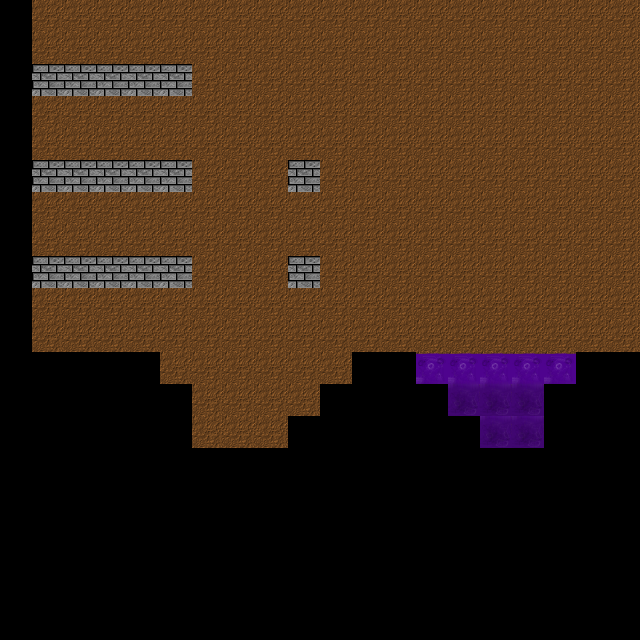

The image is a tile-based game level rendered from a .tmx file. Its description and complete source (layers, tilesets, objects, tile grids) follow:
An orthogonal 20x20 tile map with 32x32 px tiles, 2 tile layers (Kachelebene 1, Kachelebene 2) and 25 objects (15x Collision, 6x Picture, PlayerSpawn, Teleporter, EnemySpawnLeft).

<map version="1.0" orientation="orthogonal" width="20" height="20" tilewidth="32" tileheight="32">
 <tileset firstgid="1" name="wall" tilewidth="32" tileheight="32">
  <image source="wall.png" width="320" height="320" />
 </tileset>
 <layer name="Kachelebene 1" width="20" height="20">
  <data encoding="csv">
1,11,11,11,11,11,11,11,11,11,11,11,11,11,11,11,11,11,11,11,
1,11,11,11,11,11,11,11,11,11,11,11,11,11,11,11,11,11,11,11,
1,52,52,52,52,52,11,11,11,11,11,11,11,11,11,11,11,11,11,11,
1,11,11,11,11,11,11,11,11,11,11,11,11,11,11,11,11,11,11,11,
1,11,11,11,11,11,11,11,11,11,11,11,11,11,11,11,11,11,11,11,
1,52,52,52,52,52,11,11,11,52,11,11,11,11,11,11,11,11,11,11,
1,11,11,11,11,11,11,11,11,11,11,11,11,11,11,11,11,11,11,11,
1,11,11,11,11,11,11,11,11,11,11,11,11,11,11,11,11,11,11,11,
1,52,52,52,52,52,11,11,11,52,11,11,11,11,11,11,11,11,11,11,
1,11,11,11,11,11,11,11,11,11,11,11,11,11,11,11,11,11,11,11,
1,11,11,11,11,11,11,11,11,11,11,11,11,11,11,11,11,11,11,11,
1,1,1,1,1,11,11,11,11,11,11,1,1,11,11,11,11,11,1,1,
1,1,1,1,1,1,11,11,11,11,1,1,1,1,11,11,11,1,1,1,
1,1,1,1,1,1,11,11,11,1,1,1,1,1,1,11,11,1,1,1,
1,1,1,1,1,1,1,1,1,1,1,1,1,1,1,1,1,1,1,1,
1,1,1,1,1,1,1,1,1,1,1,1,1,1,1,1,1,1,1,1,
0,0,0,0,0,0,0,0,0,0,0,0,0,0,0,0,0,0,0,0,
0,0,0,0,0,0,0,0,0,0,0,0,0,0,0,0,0,0,0,0,
0,0,0,0,0,0,0,0,0,0,0,0,0,0,0,0,0,0,0,0,
0,0,0,0,0,0,0,0,0,0,0,0,0,0,0,0,0,0,0,0
</data>
 </layer>
 <layer name="Kachelebene 2" width="20" height="20">
  <data encoding="csv">
0,0,0,0,0,0,0,0,0,0,0,0,0,0,0,0,0,0,0,0,
0,0,0,0,0,0,0,0,0,0,0,0,0,0,0,0,0,0,0,0,
0,0,0,0,0,0,0,0,0,1,0,0,0,0,0,0,0,0,0,0,
0,0,0,0,0,0,0,0,0,0,0,0,0,0,0,0,0,0,0,0,
0,0,0,0,0,0,0,0,0,0,0,0,0,0,0,0,0,0,0,0,
0,0,0,0,0,0,0,0,0,1,0,0,0,0,0,0,0,0,0,0,
0,0,0,0,0,0,0,0,0,0,0,0,0,0,0,0,0,0,0,0,
0,0,0,0,0,0,0,0,0,0,0,0,0,0,0,0,0,0,0,0,
0,0,0,0,0,0,0,0,0,1,0,0,0,0,0,0,0,0,0,0,
0,0,0,0,0,0,0,0,0,0,0,0,0,0,0,0,0,0,0,0,
0,0,0,0,0,0,0,0,0,0,0,0,0,0,0,0,0,0,0,0,
0,0,0,0,0,0,0,0,0,0,0,0,0,21,21,21,21,21,0,0,
0,0,0,0,0,0,0,0,0,0,0,0,0,0,31,31,31,0,0,0,
0,0,0,0,0,0,0,0,0,0,0,0,0,0,0,31,31,0,0,0,
0,0,0,0,0,0,0,0,0,0,0,0,0,0,0,0,0,0,0,0,
0,0,0,0,0,0,0,0,0,0,0,0,0,0,0,0,0,0,0,0,
0,0,0,0,0,0,0,0,0,0,0,0,0,0,0,0,0,0,0,0,
0,0,0,0,0,0,0,0,0,0,0,0,0,0,0,0,0,0,0,0,
0,0,0,0,0,0,0,0,0,0,0,0,0,0,0,0,0,0,0,0,
0,0,0,0,0,0,0,0,0,0,0,0,0,0,0,0,0,0,0,0
</data>
 </layer>
 <objectgroup name="Kollision" width="20" height="20">
  <object type="Collision" x="0" y="352" width="160" height="160" />
  <object type="Collision" x="160" y="448" width="480" height="64" />
  <object type="Collision" x="288" y="416" width="192" height="32" />
  <object type="Collision" x="320" y="384" width="128" height="32" />
  <object type="Collision" x="352" y="352" width="64" height="32" />
  <object type="Collision" x="160" y="384" width="32" height="64" />
  <object type="Collision" x="544" y="384" width="96" height="64" />
  <object type="Collision" x="576" y="352" width="64" height="32" />
  <object type="Collision" x="0" y="160" width="192" height="32" />
  <object type="Collision" x="0" y="64" width="192" height="32" />
  <object type="Collision" x="0" y="256" width="192" height="32" />
  <object type="Collision" x="288" y="256" width="32" height="32" />
  <object type="Collision" x="0" y="0" width="32" height="352" />
  <object type="Collision" x="288" y="160" width="32" height="32" />
  <object type="Collision" x="288" y="128" width="32" height="32" />
 </objectgroup>
 <objectgroup name="Pictures" width="20" height="20">
  <object type="Picture" gid="14" x="96" y="64" />
  <object type="Picture" gid="4" x="96" y="32" />
  <object type="Picture" gid="14" x="32" y="64" />
  <object type="Picture" gid="4" x="32" y="32" />
  <object type="Picture" gid="13" x="96" y="64" />
  <object type="Picture" gid="3" x="96" y="32" />
 </objectgroup>
 <objectgroup name="EventsStuff" width="20" height="20">
  <object type="PlayerSpawn" x="96" y="32" width="32" height="32" />
  <object name="testLevel2.tmx" type="Teleporter" x="32" y="0" width="32" height="64" />
  <object x="-448" y="-70" width="1" />
  <object type="EnemySpawnLeft" gid="35" x="288" y="129" />
 </objectgroup>
</map>
